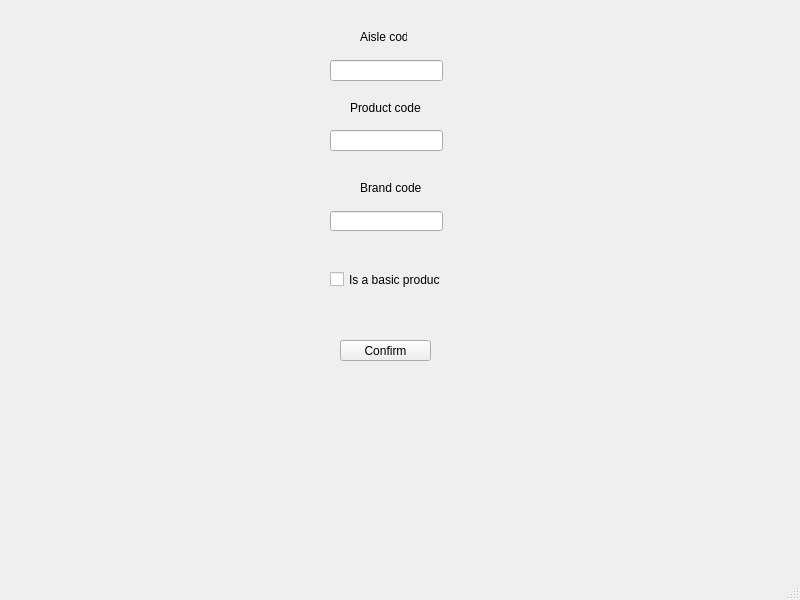
<?xml version="1.0" encoding="UTF-8"?>
<ui version="4.0">
 <class>modBasicProduct</class>
 <widget class="QMainWindow" name="modBasicProduct">
  <property name="geometry">
   <rect>
    <x>0</x>
    <y>0</y>
    <width>800</width>
    <height>600</height>
   </rect>
  </property>
  <property name="windowTitle">
   <string>MainWindow</string>
  </property>
  <widget class="QWidget" name="centralwidget">
   <widget class="QCheckBox" name="checkBox">
    <property name="geometry">
     <rect>
      <x>330</x>
      <y>270</y>
      <width>111</width>
      <height>19</height>
     </rect>
    </property>
    <property name="text">
     <string>Is a basic product?</string>
    </property>
   </widget>
   <widget class="QLineEdit" name="brandCode">
    <property name="geometry">
     <rect>
      <x>330</x>
      <y>211</y>
      <width>113</width>
      <height>20</height>
     </rect>
    </property>
   </widget>
   <widget class="QLineEdit" name="prodCode">
    <property name="geometry">
     <rect>
      <x>330</x>
      <y>130</y>
      <width>113</width>
      <height>21</height>
     </rect>
    </property>
   </widget>
   <widget class="QLineEdit" name="aisleCode">
    <property name="geometry">
     <rect>
      <x>330</x>
      <y>60</y>
      <width>113</width>
      <height>21</height>
     </rect>
    </property>
   </widget>
   <widget class="QLabel" name="label">
    <property name="geometry">
     <rect>
      <x>360</x>
      <y>30</y>
      <width>47</width>
      <height>13</height>
     </rect>
    </property>
    <property name="text">
     <string>Aisle code</string>
    </property>
   </widget>
   <widget class="QLabel" name="label_2">
    <property name="geometry">
     <rect>
      <x>350</x>
      <y>100</y>
      <width>71</width>
      <height>16</height>
     </rect>
    </property>
    <property name="text">
     <string>Product code</string>
    </property>
   </widget>
   <widget class="QLabel" name="label_3">
    <property name="geometry">
     <rect>
      <x>360</x>
      <y>180</y>
      <width>71</width>
      <height>16</height>
     </rect>
    </property>
    <property name="text">
     <string>Brand code</string>
    </property>
   </widget>
   <widget class="QPushButton" name="pushButton">
    <property name="geometry">
     <rect>
      <x>340</x>
      <y>340</y>
      <width>91</width>
      <height>21</height>
     </rect>
    </property>
    <property name="text">
     <string>Confirm</string>
    </property>
   </widget>
  </widget>
  <widget class="QStatusBar" name="statusbar"/>
 </widget>
 <resources/>
 <connections/>
</ui>
